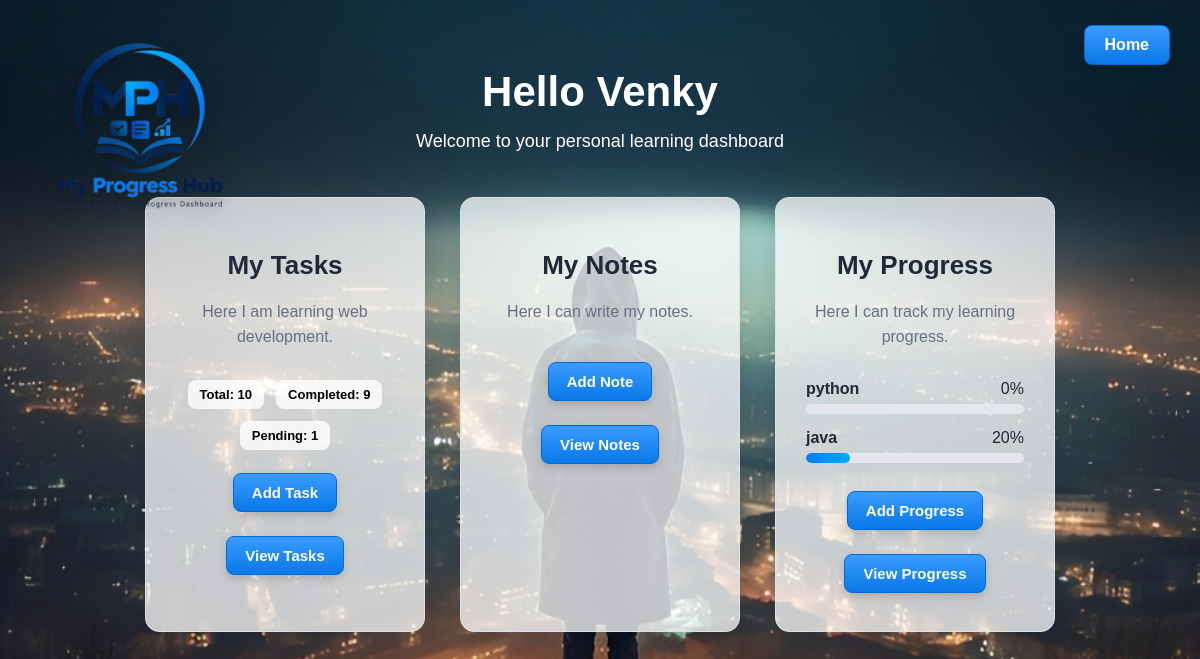
The page / on the database its author committed.
### tables this page shows
CREATE TABLE progress (
        id INTEGER PRIMARY KEY AUTOINCREMENT,
        technology TEXT NOT NULL,
        topic TEXT NOT NULL,
        progress INTEGER NOT NULL
    );

### app.py (the view)
@app.route("/")
def home():
    db = sqlite3.connect("tasks.db")
    total_tasks = db.execute(
        "SELECT COUNT(*) FROM tasks"
    ).fetchone()[0]
    completed_tasks = db.execute(
        "SELECT COUNT(*) FROM tasks WHERE completed = 1"
    ).fetchone()[0]
    pending_tasks = total_tasks - completed_tasks
    progress = db.execute(
        "SELECT * FROM progress"
    ).fetchall()
    db.close()
    return render_template(
        "index.html",
        total_tasks=total_tasks,
        completed_tasks=completed_tasks,
        pending_tasks=pending_tasks,
        progress=progress
    )

### templates/index.html (shortened to what this page needs)
<!DOCTYPE html>
<html>
<head>
    <link rel="stylesheet"
          href="{{ url_for('static', filename='style.css') }}">
</head>
<body class="home-page">
	<a href="/" class="home-button">
    Home
</a>
    <img src="{{ url_for('static', filename='logo.png') }}"
         class="app-logo"
         alt="CD Logo">
    <div id="sphere-container"></div>
    <h1>Hello Venky</h1>
    <p class="welcome-text">
        Welcome to your personal learning dashboard
    </p>
    <div class="dashboard">
        <div class="section">
            <h2>My Tasks</h2>
            <p>
                Here I am learning web development.
            </p>
            <div class="task-summary">
    <span>
        Total: {{ total_tasks }}
    </span>
    <span>
        Completed: {{ completed_tasks }}
    </span>
    <span>
        Pending: {{ pending_tasks }}
    </span>
</div>
            <a href="/add-task-page">
                <button type="button">
                    Add Task
                </button>
            </a>
            <a href="/tasks">
                <button type="button">
                    View Tasks
                </button>
            </a>
        </div>
        <div class="section">
            <h2>My Notes</h2>
            <p>
                Here I can write my notes.
            </p>
            <a href="/add-note-page">
                <button type="button">
                    Add Note
                </button>
            </a>
            <a href="/notes">
                <button type="button">
                    View Notes
                </button>
            </a>
        </div>
        <div class="section">
            <h2>My Progress</h2>
            <p>
                Here I can track my learning progress.
            </p>
        <div class="home-progress">
    {% for item in progress %}
    <div class="home-progress-item">
        <div class="home-progress-title">
            <strong>{{ item[1] }}</strong>
            <span>{{ item[3] }}%</span>
        </div>
        <div class="progress-bar">
            <div class="progress-fill"
                 style="width: {{ item[3] }}%;">
            </div>
        </div>
    </div>
    {% endfor %}
</div>
            <a href="/add-progress-page">
                <button type="button">
                    Add Progress
                </button>
            </a>
            <a href="/progress">
                <button type="button">
                    View Progress
                </button>
            </a>
        </div>
    </div>
</body>
</html>

### static/style.css (style rules this page uses)
body { margin: 0; padding: 40px; font-family: Arial, sans-serif; background: #f4f7fb; text-align: center; }
h1 { font-size: 42px; margin-bottom: 45px; color: #1f2937; }
.dashboard { display: flex; justify-content: center; gap: 35px; flex-wrap: wrap; }
.section { background: rgba(255, 255, 255, 0.75); border: 1px solid #d9e2ec; border-radius: 14px; padding: 30px; width: 280px; min-height: 200px; box-sizing: border-box; box-shadow: 0 5px 15px rgba(0, 0, 0, 0.08); transition: box-shadow 0.3s ease; }
.section h2 { color: #1f2937; font-size: 26px; margin-bottom: 18px; }
.section p { color: #667085; font-size: 16px; line-height: 1.6; margin-bottom: 30px; }
button { background: linear-gradient(180deg, #3f9cff 0%, #0066d6 100%); color: white; border: 1px solid #0059bd; padding: 11px 22px; border-radius: 8px; font-size: 15px; font-weight: 600; cursor: pointer; box-shadow: inset 0 1px 0 rgba(255, 255, 255, 0.45), 0 3px 6px rgba(0, 0, 0, 0.18); transition: all 0.2s ease; }
.section a { display: block; margin-bottom: 8px; }
.section a:last-child { margin-bottom: 0; }
.app-logo { position: absolute; top: 25px; left: 30px; width: 150px; height: 150px; object-fit: contain; filter: drop-shadow(0 8px 8px rgba(0, 0, 0, 0.3)); animation: revolve 4s linear infinite; }
.welcome-text { font-size: 18px; color: #667085; margin-top: -30px; margin-bottom: 45px; }
.progress-bar { width: 100%; height: 12px; background: #e5e7eb; border-radius: 6px; overflow: hidden; margin: 15px 0 8px; }
.progress-fill { height: 100%; background: linear-gradient(90deg, #007bff, #00aaff); border-radius: 6px; transition: width 0.5s ease; }
body.home-page { background-image: url("/static/background.jpg"); background-size: 100% 100%; background-position: center; background-repeat: no-repeat; background-attachment: fixed; }
.home-page h1 { color: white; }
.home-page .welcome-text { color: white; }
.home-page .app-logo { position: absolute; top: 25px; left: 30px; width: 90px; height: 90px; object-fit: contain; }
.home-page .section { transition: box-shadow 0.25s ease; }
.home-page .section button { background: linear-gradient(180deg, #3b9cff, #0878e8); color: white; border: 1px solid #006bd6; border-radius: 8px; padding: 10px 18px; margin: 8px 5px; font-weight: bold; cursor: pointer; box-shadow: 0 4px 8px rgba(0, 0, 0, 0.15); transition: box-shadow 0.2s ease; }
.home-button { position: absolute; top: 25px; right: 30px; background: linear-gradient(180deg, #3b9cff, #0878e8); color: white; padding: 10px 20px; border-radius: 8px; text-decoration: none; font-weight: bold; border: 1px solid #006bd6; box-shadow: 0 4px 8px rgba(0, 0, 0, 0.15); transition: box-shadow 0.2s ease; }
.task-summary { display: flex; justify-content: center; gap: 12px; margin: 15px 0; flex-wrap: wrap; }
.task-summary span { background: rgba(255, 255, 255, 0.8); padding: 7px 12px; border-radius: 8px; font-size: 13px; font-weight: bold; }
.home-progress { margin: 20px 0; text-align: left; }
.home-progress-item { margin-bottom: 15px; }
.home-progress-title { display: flex; justify-content: space-between; margin-bottom: 6px; color: #1f2937; }
.home-progress .progress-bar { margin: 0; height: 10px; }
.home-page .app-logo { position: absolute; top: 20px; left: 30px; width: 220px; height: 220px; object-fit: contain; }
#sphere-container { position: absolute; top: 40px; right: 40px; width: 300px; height: 300px; z-index: 10; }

### rows shown on the page
progress: technology "python", progress "0"
progress: technology "java", progress "20"

### other values the page prints
{{ total_tasks }} "10"
{{ completed_tasks }} "9"
{{ pending_tasks }} "1"
